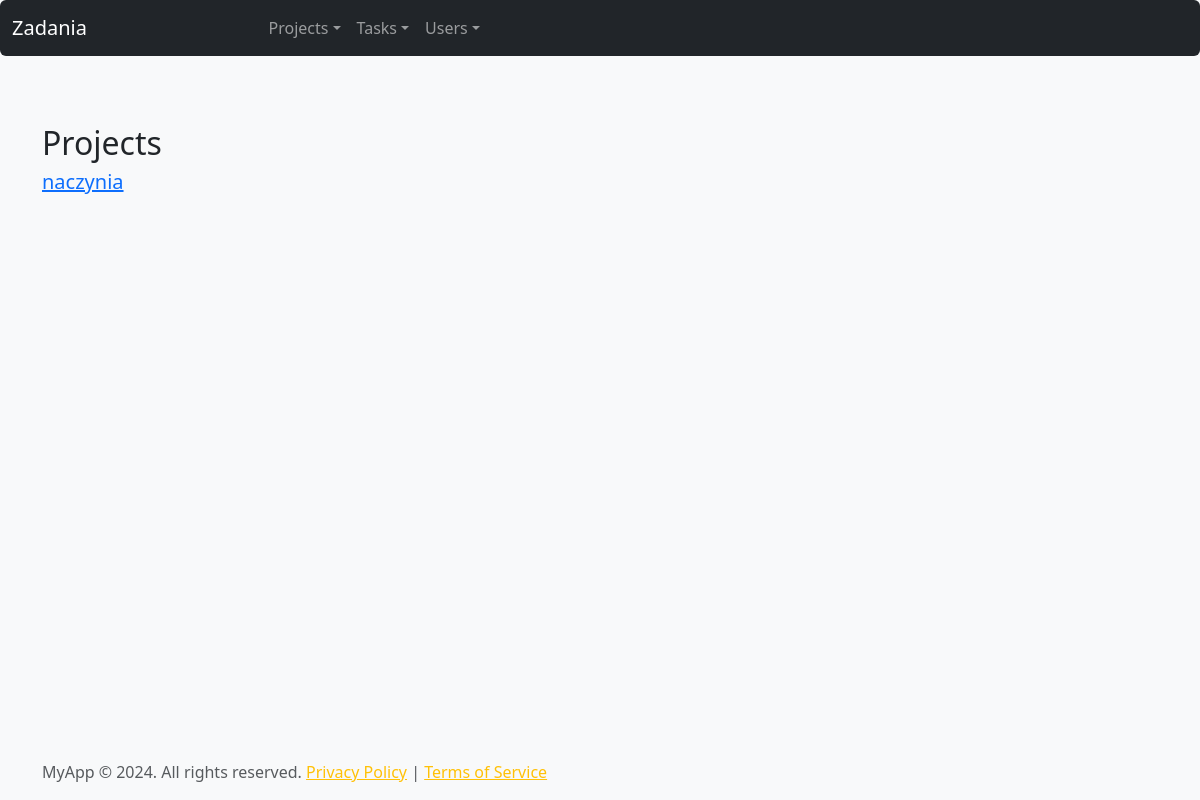
The page /projects/ on the database as committed earlier.
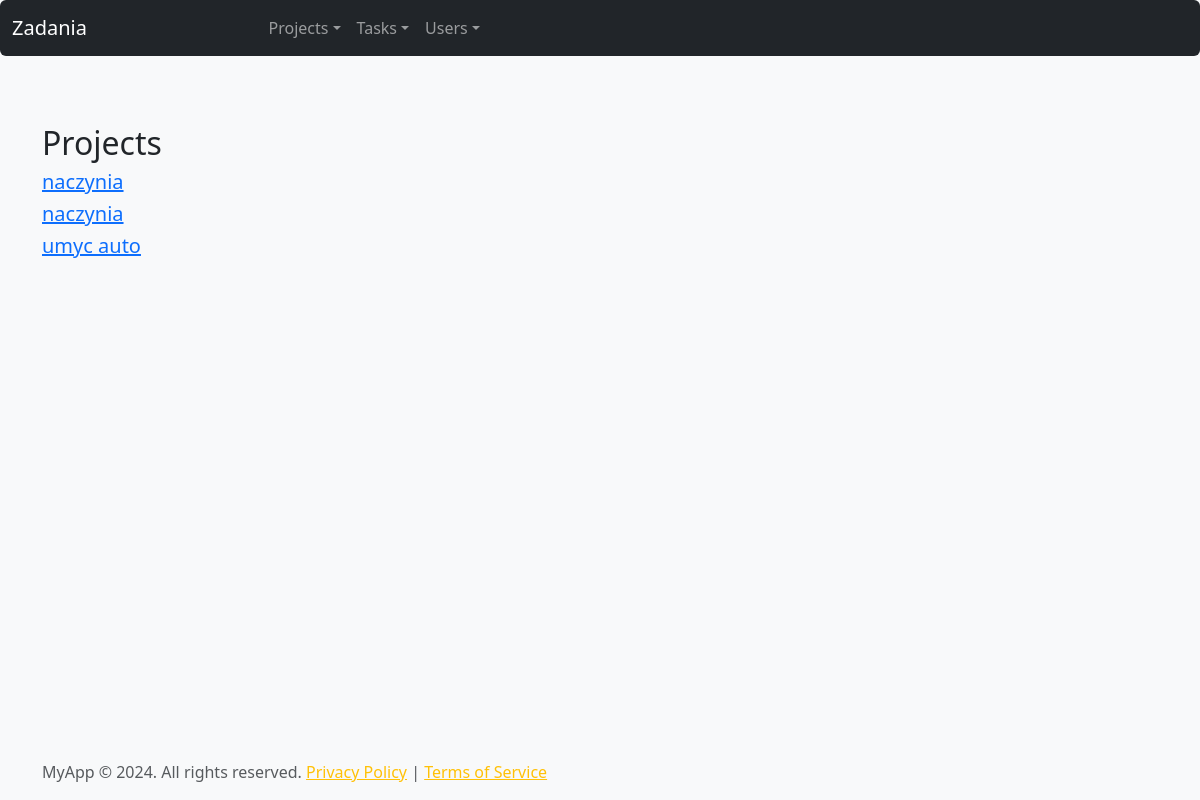
The same page on the database as committed later.
### www/models.py (models this page shows, shortened)
class Project(models.Model):
    name = models.CharField(max_length=200)
    description = models.CharField(max_length=2000)
    start_date = models.DateTimeField(auto_now=False, auto_now_add=True)
    end_date = models.DateTimeField(auto_now=False, auto_now_add=True)

### www/views.py (the view)
# urls.py: path('projects/', views.projects_list, name='projects-list'),
def projects_list(request):
    projects = Project.objects.all().values('id', 'name')
    projects_list = list(projects)
    print(projects_list)
    return render(request, 'www/Projects.html', {
        'Projects': projects_list
        })

### www/templates/www/Projects.html (shortened to what this page needs)
{% extends "www/base.html" %}
{% block content %}
    <h2>Projects</h2>
    {% for project in Projects %}
        <h5>
            <a href="{% url 'detail-project' pk=project.id %}">{{ project.name }}</a>
        </h5>
    {% endfor %}
{% endblock %}

Rows that differ between the two databases and show on the page:
added Project: name "naczynia"
added Project: name "umyc auto"
